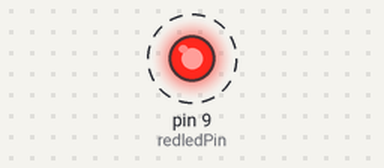
This sketch was run on a simulated Arduino Uno, built with avr-gcc and run on an emulated ATmega328P. Parts: output pins drawn as LEDs (lit = HIGH). Dashed ring = blinking.

Above: at 0.5 s.
Timing chart, 0 to 4.6 s (numbered marks = the images above):
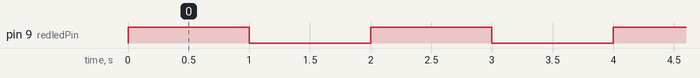

The sketch:

bled.ino
```cpp
int redledPin = 9;
int delaytime =  1000;
void setup() {
  pinMode(redledPin,OUTPUT);
  // put your setup code here, to run once:

}

void loop() {
  // put your main code here, to run repeatedly:
  digitalWrite(redledPin,HIGH);
  delay(delaytime);
  digitalWrite(redledPin,LOW);
  delay(delaytime);

}
```

Measured:
- by itself, pin 9 (redledPin): alternates HIGH for 1.0 s and LOW for 1.0 s
